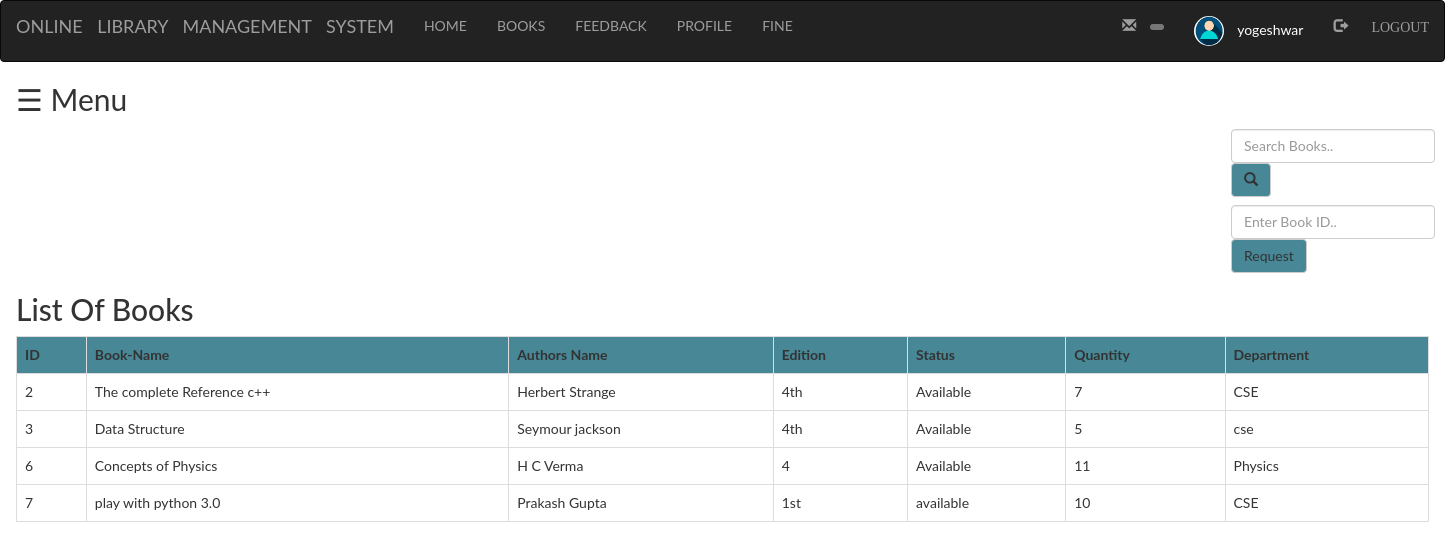
Page /Student/books.php (signed in) on the committed database.
### tables this page shows
CREATE TABLE `books` (
  `bid` int(100) NOT NULL,
  `name` varchar(100) NOT NULL,
  `authors` varchar(100) NOT NULL,
  `edition` varchar(100) NOT NULL,
  `status` varchar(100) NOT NULL,
  `quantity` int(100) NOT NULL,
  `department` varchar(100) NOT NULL
);

### Student/books.php (the view, shortened to what this page needs)
<?php
	include "navbar.php";
?>
<!DOCTYPE html>
<html>
<head>
</head>
<body>
	<div id="main">
	  <span style="font-size:30px;cursor:pointer" onclick="openNav()">&#9776; Menu</span>
	<div class="srch">
		<form class="navbar-form" method="post" name="form1">
				<input class="form-control" type="text" name="search" placeholder="Search Books.." required="">
				<button style="background-color: #478796" type="submit" name="submit" class="btn btn-default">
					<span class="glyphicon glyphicon-search"></span>
				</button>
		</form>
	</div>
	<div class="srch">
		<form class="navbar-form" method="post" name="form1">
				<input class="form-control" type="text" name="bid" placeholder="Enter Book ID.." required="">
				<button style="background-color: #478796" type="submit" name="submit1" class="btn btn-default">
					Request
				</button>
		</form>
	</div>
	<h2>List Of Books</h2>
	<?php
		if(isset($_POST['submit']))
		{
			$q = mysqli_query($db,"SELECT * FROM `books` WHERE name like '%$_POST[search]%'");
			if(mysqli_num_rows($q)==0)
			{
				echo "Sorry! No book found. Search again. ";
			}
			else
			{
				echo "<table class='table table-bordered table-hover'>";
				echo "<tr style='background-color: #478796;'>";
					echo "<th>"; echo"ID"; echo "</th>";
					echo "<th>"; echo"Book-Name"; echo "</th>";
					echo "<th>"; echo"Authors Name"; echo "</th>";
					echo "<th>"; echo"Edition"; echo "</th>";
					echo "<th>"; echo"Status"; echo "</th>";
					echo "<th>"; echo"Quantity"; echo "</th>";
					echo "<th>"; echo"Department"; echo "</th>";
				echo "</tr>";
				while($row=mysqli_fetch_assoc($q))
				{
					echo "<tr>";
					echo "<td>"; echo $row['bid']; echo "</td>";
					echo "<td>"; echo $row['name']; echo "</td>";
					echo "<td>"; echo $row['authors']; echo "</td>";
					echo "<td>"; echo $row['edition']; echo "</td>";
					echo "<td>"; echo $row['status']; echo "</td>";
					echo "<td>"; echo $row['quantity']; echo "</td>";
					echo "<td>"; echo $row['department']; echo "</td>";
					echo "</tr>";
				}
				echo"</table>";
			}
		}
		else
		{
			$res=mysqli_query($db,"SELECT * FROM books ORDER BY books.bid ASC;");
			echo "<table class='table table-bordered table-hover'>";
			echo "<tr style='background-color: #478796;'>";
				echo "<th>"; echo"ID"; echo "</th>";
				echo "<th>"; echo"Book-Name"; echo "</th>";
				echo "<th>"; echo"Authors Name"; echo "</th>";
				echo "<th>"; echo"Edition"; echo "</th>";
				echo "<th>"; echo"Status"; echo "</th>";
				echo "<th>"; echo"Quantity"; echo "</th>";
				echo "<th>"; echo"Department"; echo "</th>";
			echo "</tr>";
			while($row=mysqli_fetch_assoc($res))
			{
				echo "<tr>";
				echo "<td>"; echo $row['bid']; echo "</td>";
				echo "<td>"; echo $row['name']; echo "</td>";
				echo "<td>"; echo $row['authors']; echo "</td>";
				echo "<td>"; echo $row['edition']; echo "</td>";
				echo "<td>"; echo $row['status']; echo "</td>";
				echo "<td>"; echo $row['quantity']; echo "</td>";
				echo "<td>"; echo $row['department']; echo "</td>";
				echo "</tr>";
			}
			echo"</table>";
		}
					?>
	</div>
</body>
</html>

### Student/books.php (style rules this page uses)
.srch { padding-left: 1200px; }
body { font-family: "Lato", sans-serif; transition: background-color .5s; }
#main { transition: margin-left .5s; padding: 16px; }

### rows in the picture
books: bid "2", name "The complete Reference c++", authors "Herbert Strange", edition "4th", status "Available", quantity "7", department "CSE"
books: bid "3", name "Data Structure", authors "Seymour jackson", edition "4th", status "Available", quantity "5", department "cse"
books: bid "6", name "Concepts of Physics", authors "H C Verma", edition "4", status "Available", quantity "11", department "Physics"
books: bid "7", name "play with python 3.0", authors "Prakash Gupta", edition "1st", status "available", quantity "10", department "CSE"

### other values in the picture
$_SESSION['login_user'] "yogeshwar"
